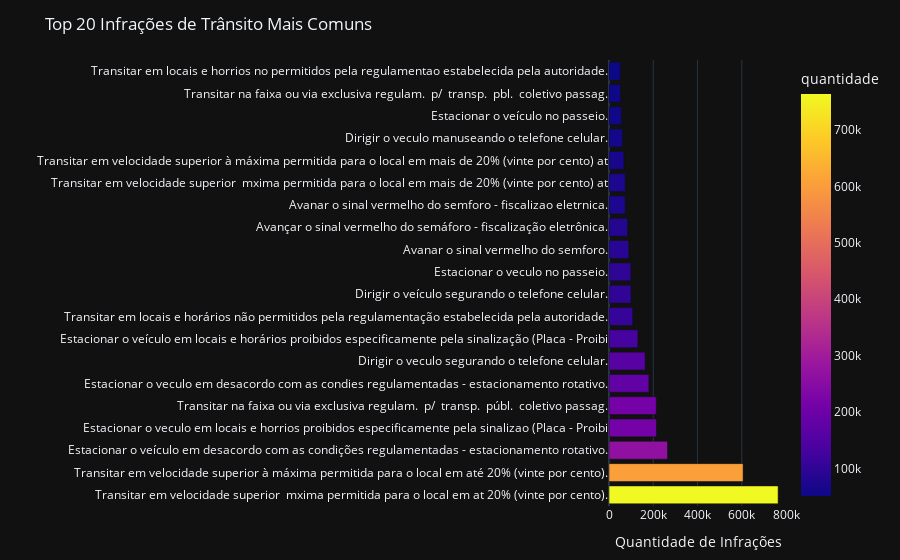

Source (notebook cell):
### Code cell
# Agrupar e contar as infrações por descrição
contagem_descr = (
    df['descricaoinfracao']
    .astype(str)
    .str.strip()
    .value_counts()
    .reset_index()
)

# Renomear colunas
contagem_descr.columns = ['descricaoinfracao', 'quantidade']

# Manter apenas as 20 mais comuns (opcional)
contagem_descr = contagem_descr.head(20)

# Criar gráfico de barras horizontais
fig = px.bar(
    contagem_descr,
    x='quantidade',
    y='descricaoinfracao',
    orientation='h',
    color='quantidade',
    color_continuous_scale='Plasma',
    title='Top 20 Infrações de Trânsito Mais Comuns',
)

# Layout visual
fig.update_layout(
    template='plotly_dark',
    yaxis=dict(title='', automargin=True),
    xaxis_title='Quantidade de Infrações',
    margin=dict(t=60, l=150, r=40, b=40)
)

fig.show()

### Figure 1 — Plotly figure (JSON) as saved in the notebook; plotly's stock layout.template omitted (floating-point values rounded to 4 significant figures)
{"data": [{"hovertemplate": "quantidade=%{marker.color}<br>descricaoinfracao=%{y}<extra></extra>", "legendgroup": "", "marker": {"color": [763957, 605803, 264333, 214496, 213603, 180196, 163168, 130545, 107195, 99384, 98852, 89427, 83861, 73211, 73166, 67125, 60735, 55931, 52303, 51235], "coloraxis": "coloraxis", "pattern": {"shape": ""}}, "name": "", "orientation": "h", "showlegend": false, "textposition": "auto", "type": "bar", "x": [763957, 605803, 264333, 214496, 213603, 180196, 163168, 130545, 107195, 99384, 98852, 89427, 83861, 73211, 73166, 67125, 60735, 55931, 52303, 51235], "xaxis": "x", "y": ["Transitar em velocidade superior  mxima permitida para o local em at 20% (vinte por cento).", "Transitar em velocidade superior à máxima permitida para o local em até 20% (vinte por cento).", "Estacionar o veículo em desacordo com as condições regulamentadas - estacionamento rotativo.", "Estacionar o veculo em locais e horrios proibidos especificamente pela sinalizao (Placa - Proibi", "Transitar na faixa ou via exclusiva regulam.  p/  transp.  públ.  coletivo passag.", "Estacionar o veculo em desacordo com as condies regulamentadas - estacionamento rotativo.", "Dirigir o veculo segurando o telefone celular.", "Estacionar o veículo em locais e horários proibidos especificamente pela sinalização (Placa - Proibi", "Transitar em locais e horários não permitidos pela regulamentação estabelecida pela autoridade.", "Dirigir o veículo segurando o telefone celular.", "Estacionar o veculo no passeio.", "Avanar o sinal vermelho do semforo.", "Avançar o sinal vermelho do semáforo - fiscalização eletrônica.", "Avanar o sinal vermelho do semforo - fiscalizao eletrnica.", "Transitar em velocidade superior  mxima permitida para o local em mais de 20% (vinte por cento) at", "Transitar em velocidade superior à máxima permitida para o local em mais de 20% (vinte por cento) at", "Dirigir o veculo manuseando o telefone celular.", "Estacionar o veículo no passeio.", "Transitar na faixa ou via exclusiva regulam.  p/  transp.  pbl.  coletivo passag.", "Transitar em locais e horrios no permitidos pela regulamentao estabelecida pela autoridade."], "yaxis": "y"}], "layout": {"barmode": "relative", "coloraxis": {"colorbar": {"title": {"text": "quantidade"}}, "colorscale": [[0, "#0d0887"], [0.1111, "#46039f"], [0.2222, "#7201a8"], [0.3333, "#9c179e"], [0.4444, "#bd3786"], [0.5556, "#d8576b"], [0.6667, "#ed7953"], [0.7778, "#fb9f3a"], [0.8889, "#fdca26"], [1, "#f0f921"]]}, "legend": {"tracegroupgap": 0}, "margin": {"b": 40, "l": 150, "r": 40, "t": 60}, "title": {"text": "Top 20 Infrações de Trânsito Mais Comuns"}, "xaxis": {"anchor": "y", "domain": [0, 1], "title": {"text": "Quantidade de Infrações"}}, "yaxis": {"anchor": "x", "automargin": true, "domain": [0, 1], "title": {"text": ""}}}}
